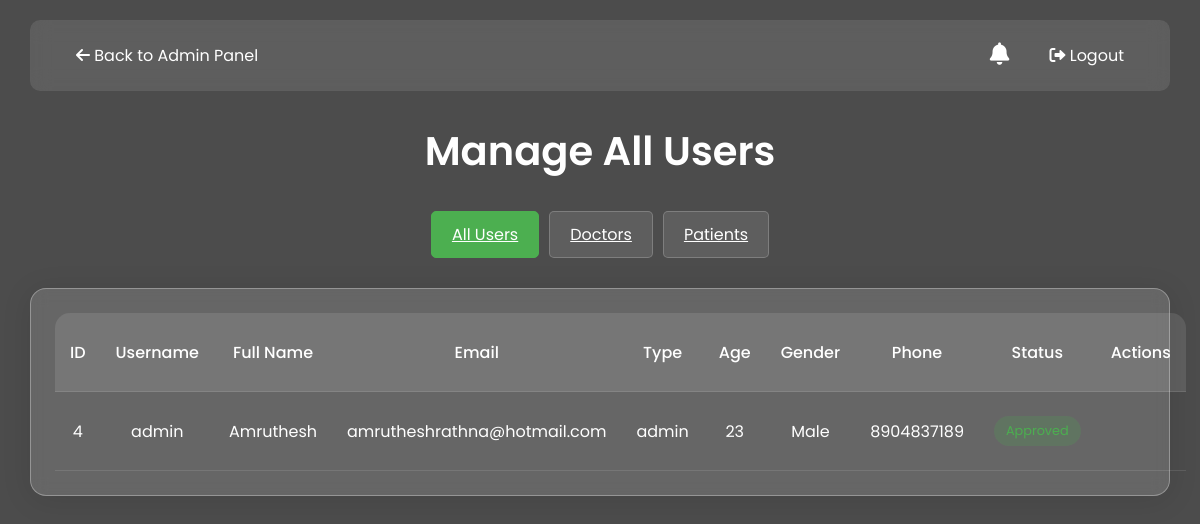
Screenshot of /admin/users (signed in) with the database file from the repository.
### tables this page shows
CREATE TABLE users
                 (id INTEGER PRIMARY KEY,
                  username TEXT UNIQUE,
                  password TEXT,
                  email TEXT,
                  full_name TEXT,
                  user_type TEXT,
                  age INTEGER,
                  gender TEXT,
                  phone TEXT,
                  edit_status TEXT DEFAULT NULL,
                  pending_changes TEXT DEFAULT NULL
                    , last_login TEXT, notification_preference BOOLEAN DEFAULT 1, profile_photo VARCHAR(255) DEFAULT 'default_profile.png');

### medical_blockchain_app.py (the view, shortened to what this page needs)
@app.route('/admin/users')
@admin_required
def admin_users():
    user_type = request.args.get('user_type', None)
    db = get_db()
    c = db.cursor()
    try:
        if user_type:
            lower_user_type = user_type.lower()
            c.execute('''SELECT id, username, email, full_name, user_type, age, gender, phone, edit_status, pending_changes
                        FROM users WHERE LOWER(user_type) = ?''', (lower_user_type,))
            users = c.fetchall()
        else:
            c.execute('''SELECT id, username, email, full_name, user_type, age, gender, phone, edit_status, pending_changes
                        FROM users''')
            users = c.fetchall()
        user_list = []
        for user in users:
            user_dict = {
                'id': user[0],
                'username': user[1],
                'email': user[2],
                'full_name': user[3],
                'user_type': user[4],
                'age': user[5],
                'gender': user[6],
                'phone': user[7],
                'edit_status': user[8],
                'pending_changes': user[9],
                'changed_fields': {}
            }
            user_list.append(user_dict)
        return render_template('admin_user_management.html', users=user_list, user_type=user_type)
    except Exception as e:
        flash(f"Error fetching users: {e}", 'error')
        return render_template('admin_user_management.html', users=[], user_type=user_type)

### medical_blockchain_app.py (called while the page is built)
def admin_required(f):
    @wraps(f)
    def decorated_function(*args, **kwargs):
        if 'username' not in session or session.get('user_type') != 'admin':
            flash('You need to be logged in as an administrator to access this page.', 'error')
            session.clear()
            return redirect(url_for('admin_login'))
        return f(*args, **kwargs)
    return decorated_function

def get_db():
    db = getattr(g, '_database', None)
    if db is None:
        db = g._database = sqlite3.connect(DATABASE)
    return db

@app.teardown_appcontext
def close_connection(exception):
    db = getattr(g, '_database', None)
    if db is not None:
        db.close()

### templates/admin_user_management.html (shortened to what this page needs)
<!DOCTYPE html>
<html lang="en">
<head>
    <link rel="stylesheet" href="https://cdnjs.cloudflare.com/ajax/libs/font-awesome/6.0.0/css/all.min.css">
</head>
<body>
    <div class="container">
        <div class="nav">
            <a href="{{ url_for('admin_panel') }}"><i class="fas fa-arrow-left"></i> Back to Admin Panel</a>
            <div class="notification-bell" id="notificationBell" onclick="toggleNotifications(event)" style="margin-right: 24px;">
                <i class="fas fa-bell"></i>
            </div>
            <a href="{{ url_for('logout') }}"><i class="fas fa-sign-out-alt"></i> Logout</a>
        </div>
        <h1>Manage {{ user_type|title if user_type else 'All' }} Users</h1>
        <div class="user-filters">
            <a href="/admin/users" class="filter-btn {% if not user_type %}active{% endif %}">All Users</a>
            <a href="/admin/users?user_type=doctor" class="filter-btn {% if user_type == 'doctor' %}active{% endif %}">Doctors</a>
            <a href="/admin/users?user_type=patient" class="filter-btn {% if user_type == 'patient' %}active{% endif %}">Patients</a>
        </div>
        {% if users %}
            {% set has_pending = users|selectattr('edit_status', 'equalto', 'pending')|list|length > 0 %}
            <div class="glass-container">
            <div class="users-table{% if not has_pending %} centered{% endif %}" style="width: {{ '100%' if has_pending else 'auto' }};">
                <table style="width: {{ '100%' if has_pending else 'auto' }};">
                    <thead>
                        <tr>
                            <th>ID</th>
                            <th>Username</th>
                            <th>Full Name</th>
                            <th>Email</th>
                            <th>Type</th>
                            <th>Age</th>
                            <th>Gender</th>
                            <th>Phone</th>
                            <th>Status</th>
                            <th style="width:220px;">Actions</th>
                        </tr>
                    </thead>
                    <tbody>
                        {% for user in users %}
                            <tr>
                                <td data-label="ID">{{ user.id }}</td>
                                <td data-label="Username">{{ user.username }}</td>
                                <td data-label="Full Name">{{ user.full_name }}</td>
                                <td data-label="Email">{{ user.email }}</td>
                                <td data-label="Type">{{ user.user_type }}</td>
                                <td data-label="Age">{{ user.age }}</td>
                                <td data-label="Gender">{{ user.gender }}</td>
                                <td data-label="Phone">{{ user.phone }}</td>
                                <td data-label="Status">
                                    {% if user.edit_status == 'pending' %}
                                        <span class="badge badge-warning">Pending Changes</span>
                                    {% elif user.edit_status == 'approved' %}
                                        <span class="badge badge-success">Approved</span>
                                    {% else %}
                                        <span class="badge badge-secondary">No Changes</span>
                                    {% endif %}
                                </td>
                                <td data-label="Actions" class="{% if user.edit_status == 'pending' %}actions-wide{% endif %}">
                                </td>
                            </tr>
                        {% endfor %}
                    </tbody>
                </table>
            </div>
            </div>
        {% else %}
            <div class="no-users">
                <i class="fas fa-users"></i>
                <p>No {{ user_type if user_type else 'users' }} found.</p>
            </div>
        {% endif %}
    </div>
</body>
</html>

### templates/admin_user_management.html (style rules this page uses)
* { margin: 0; padding: 0; box-sizing: border-box; font-family: 'Poppins', sans-serif; }
body { min-height: 100vh; background: linear-gradient(rgba(0, 0, 0, 0.7), rgba(0, 0, 0, 0.7)), url('https://images.unsplash.com/photo-1576091160550-2173dba999ef?ixlib=rb-4.0.3&ixid=M3wxMjA3fDB8MHxwaG90by1wYWdlfHx8fGVufDB8fHx8fA%3D%3D&auto=format&fit=crop&w=2070&q=80'); background-size: cover; background-position: center; background-attachment: fixed; padding: 20px; color: #fff; }
.container { width: 100%; min-width: 320px; max-width: 1200px; margin: 0 auto; padding: 0 10px; }
.nav { background: rgba(255, 255, 255, 0.1); backdrop-filter: blur(10px); padding: 15px 30px; border-radius: 10px; margin-bottom: 30px; display: flex; justify-content: space-between; align-items: center; max-width: 1200px; width: 100%; min-width: 320px; margin-left: auto; margin-right: auto; }
.nav a { color: #fff; text-decoration: none; padding: 8px 16px; border-radius: 5px; transition: background 0.3s ease; }
h1 { color: #fff; text-align: center; margin-bottom: 30px; font-size: 2.5em; font-weight: 600; }
.user-filters { display: flex; justify-content: center; gap: 10px; margin-bottom: 30px; }
.filter-btn { background: rgba(255, 255, 255, 0.1); color: #fff; border: 1px solid rgba(255, 255, 255, 0.2); padding: 10px 20px; border-radius: 5px; cursor: pointer; transition: all 0.3s ease; }
.filter-btn:hover, .filter-btn.active { background: #4CAF50; border-color: #4CAF50; }
.users-table { width: auto; max-width: none; overflow-x: unset !important; }
.users-table table { width: auto; min-width: 100%; max-width: none; table-layout: auto; border-collapse: collapse; margin-left: auto; margin-right: auto; }
td, th { padding: 15px; text-align: center; border-bottom: 1px solid rgba(255, 255, 255, 0.1); height: 78.8px; vertical-align: middle; word-break: normal; white-space: nowrap; }
th { background: rgba(255, 255, 255, 0.1); font-weight: 500; }
th:first-child { border-top-left-radius: 15px; }
th:last-child { border-top-right-radius: 15px; }
.badge { padding: 6px 12px; border-radius: 15px; font-size: 0.8em; white-space: nowrap; display: inline-flex; align-items: center; justify-content: center; min-height: 28px; box-sizing: border-box; }
.badge-success { background: rgba(76, 175, 80, 0.2); color: #4CAF50; }
.notification-bell { position: relative; display: inline-block; margin-left: 18px; cursor: pointer; }
.notification-bell i { font-size: 1.4em; color: #fff; }
.users-table.centered { margin-left: auto; margin-right: auto; }
.users-table table tbody tr:last-child td:first-child { border-bottom-left-radius: 15px; }
.users-table table tbody tr:last-child td:last-child { border-bottom-right-radius: 15px; }
.glass-container { background: rgba(255, 255, 255, 0.15); border-radius: 16px; box-shadow: 0 4px 30px rgba(0, 0, 0, 0.1); backdrop-filter: blur(8px); -webkit-backdrop-filter: blur(8px); border: 1px solid rgba(255, 255, 255, 0.3); padding: 24px; margin: 24px 0; }

### rows the page displays
users: id "4", username "admin", full_name "Amruthesh", email "amrutheshrathna@hotmail.com", user_type "admin", age "23", gender "Male", phone "8904837189", edit_status "Approved"

### other values shown
{{ user_type|title if user_type else 'All' }} "All"
